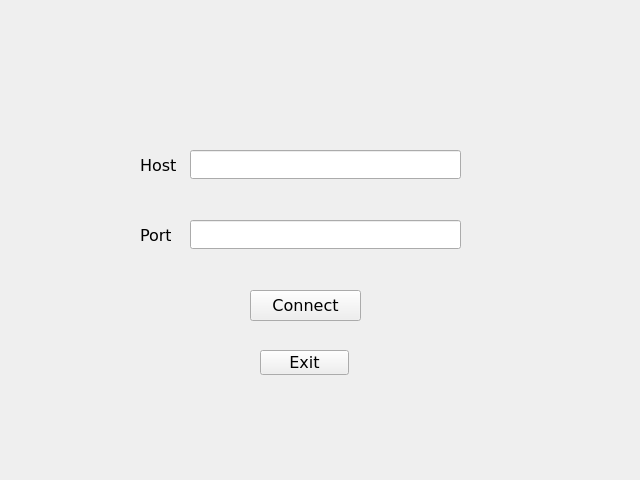
<?xml version="1.0" encoding="UTF-8"?>
<ui version="4.0">
 <class>LogIn</class>
 <widget class="QMainWindow" name="LogIn">
  <property name="geometry">
   <rect>
    <x>0</x>
    <y>0</y>
    <width>640</width>
    <height>480</height>
   </rect>
  </property>
  <property name="minimumSize">
   <size>
    <width>640</width>
    <height>480</height>
   </size>
  </property>
  <property name="maximumSize">
   <size>
    <width>640</width>
    <height>480</height>
   </size>
  </property>
  <property name="windowTitle">
   <string>MainWindow</string>
  </property>
  <property name="styleSheet">
   <string notr="true">background-image: url(img/background.png)</string>
  </property>
  <widget class="QWidget" name="centralwidget">
   <widget class="QPushButton" name="pushButton">
    <property name="geometry">
     <rect>
      <x>250</x>
      <y>290</y>
      <width>111</width>
      <height>31</height>
     </rect>
    </property>
    <property name="font">
     <font>
      <family>Verdana</family>
      <pointsize>12</pointsize>
      <italic>false</italic>
     </font>
    </property>
    <property name="text">
     <string>Connect</string>
    </property>
   </widget>
   <widget class="QPushButton" name="pushButton_2">
    <property name="geometry">
     <rect>
      <x>260</x>
      <y>350</y>
      <width>89</width>
      <height>25</height>
     </rect>
    </property>
    <property name="font">
     <font>
      <family>Verdana</family>
      <pointsize>12</pointsize>
      <italic>false</italic>
     </font>
    </property>
    <property name="text">
     <string>Exit</string>
    </property>
   </widget>
   <widget class="QLabel" name="label_2">
    <property name="enabled">
     <bool>true</bool>
    </property>
    <property name="geometry">
     <rect>
      <x>140</x>
      <y>210</y>
      <width>31</width>
      <height>51</height>
     </rect>
    </property>
    <property name="font">
     <font>
      <family>Verdana</family>
      <pointsize>12</pointsize>
      <italic>false</italic>
     </font>
    </property>
    <property name="layoutDirection">
     <enum>Qt::LeftToRight</enum>
    </property>
    <property name="autoFillBackground">
     <bool>false</bool>
    </property>
    <property name="styleSheet">
     <string notr="true">background: transparent</string>
    </property>
    <property name="text">
     <string>Port</string>
    </property>
    <property name="scaledContents">
     <bool>false</bool>
    </property>
   </widget>
   <widget class="QLineEdit" name="lineEdit_2">
    <property name="geometry">
     <rect>
      <x>190</x>
      <y>220</y>
      <width>271</width>
      <height>29</height>
     </rect>
    </property>
    <property name="font">
     <font>
      <family>Verdana</family>
      <pointsize>12</pointsize>
      <italic>false</italic>
     </font>
    </property>
   </widget>
   <widget class="QLineEdit" name="lineEdit">
    <property name="geometry">
     <rect>
      <x>190</x>
      <y>150</y>
      <width>271</width>
      <height>29</height>
     </rect>
    </property>
    <property name="font">
     <font>
      <family>Verdana</family>
      <pointsize>12</pointsize>
      <italic>false</italic>
     </font>
    </property>
   </widget>
   <widget class="QLabel" name="label">
    <property name="geometry">
     <rect>
      <x>140</x>
      <y>140</y>
      <width>41</width>
      <height>51</height>
     </rect>
    </property>
    <property name="font">
     <font>
      <family>Verdana</family>
      <pointsize>12</pointsize>
      <italic>false</italic>
     </font>
    </property>
    <property name="styleSheet">
     <string notr="true">background: transparent</string>
    </property>
    <property name="text">
     <string>Host</string>
    </property>
   </widget>
  </widget>
 </widget>
 <resources/>
 <connections/>
</ui>
